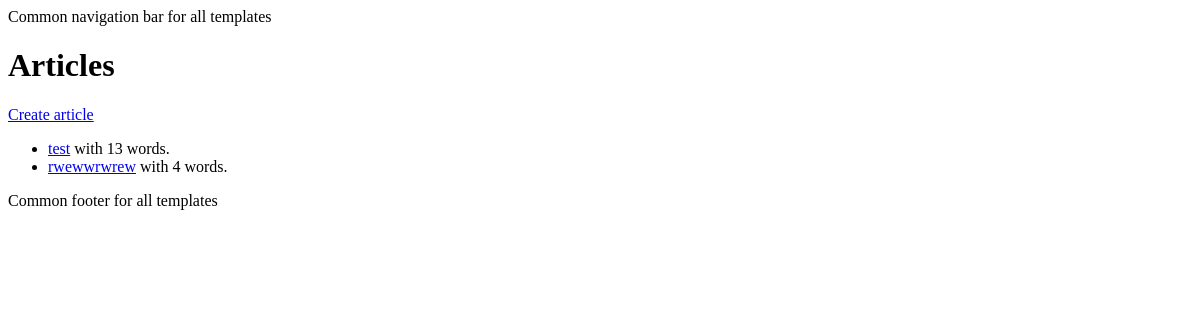
The page /articles/ on the database as committed earlier.
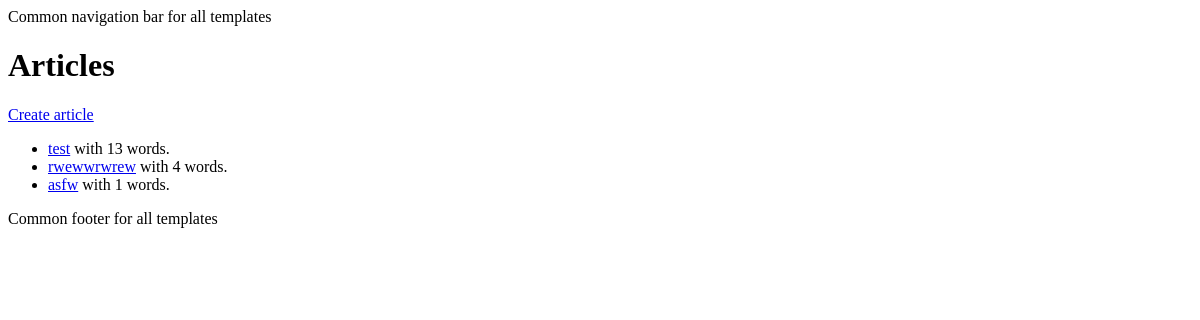
The same page on the database as committed later.
### app/models.py (models this page shows, shortened)
class Article(models.Model):
    title = models.CharField(max_length=100)
    content = models.TextField(blank=True, default="")
    word_count = models.IntegerField(blank=True, default="")
    twitter_post = models.TextField(blank=True, default="")
    status = models.CharField(
        max_length=20,
        choices=ARTICLE_STATUS,
        default="draft",
    )
    created_at = models.DateTimeField(auto_now_add=True)
    updated_at = models.DateTimeField(auto_now=True)

### app/views.py (the view)
# urls.py: path("", ArticleListView.as_view(), name="home"),
class ArticleListView(ListView):
    template_name = "app/home.html"
    model = Article
    context_object_name = "articles"

### templates/app/home.html
{% extends "app/base.html" %} {% block content %}
<h1>Articles</h1>
<a href="{% url 'create_article' %}">Create article</a>
{% if articles %}
<ul>
  {% for article in articles %}
  <li>
    <a href="{% url 'update_article' article.id %}">{{ article.title }}</a> with
    {{ article.word_count }} words.
  </li>
  {% endfor %}
</ul>
{% else %}
<p>You have no articles yet.</p>
{% endif %} {% endblock content %}

### templates/app/base.html (shortened to what this page needs)
<!DOCTYPE html>
<html lang="en">
  <head>
  </head>
  <body>
    <nav>Common navigation bar for all templates</nav>
    {% block content %} {% endblock content %}
    <footer>Common footer for all templates</footer>
  </body>
</html>

Rows that differ between the two databases and show on the page:
added Article: title "asfw", word_count "1"
